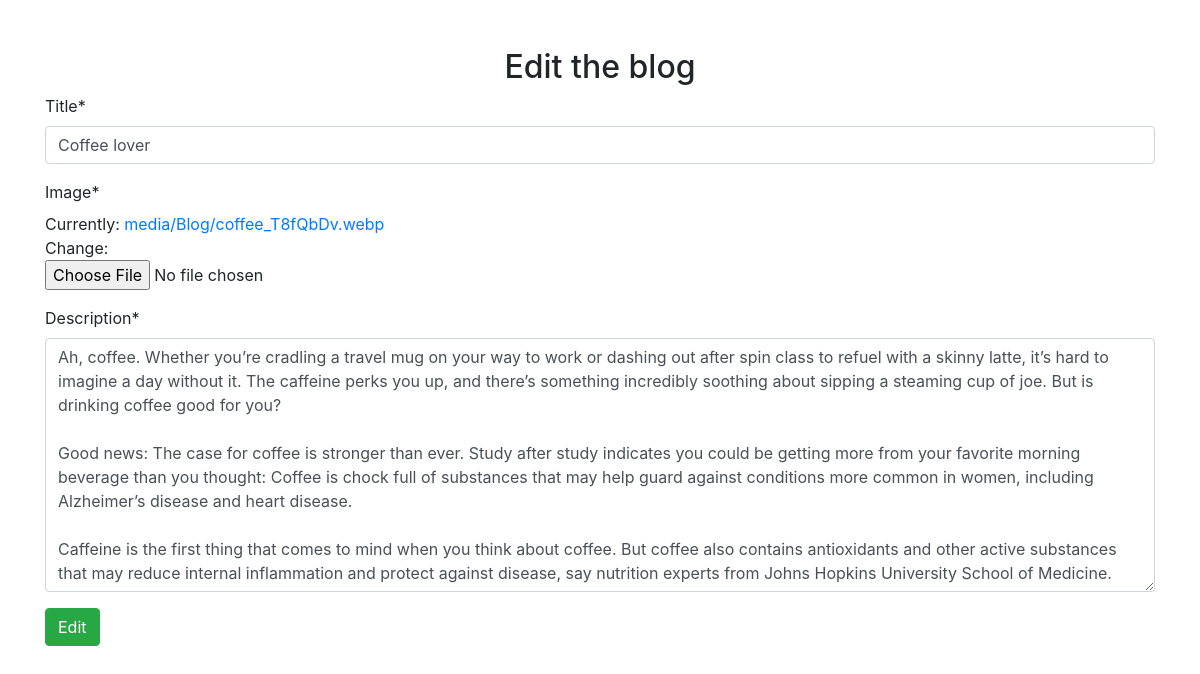
The page /editblog/18 (signed in) on the database its author committed.
### curd/models.py (models this page shows, shortened)
class Blog(models.Model):
    user = models.ForeignKey(User,on_delete = models.CASCADE,null=True)
    Title=models.CharField(max_length=40)
    Image=models.ImageField(upload_to="media/Blog")
    Description=models.TextField()

### curd/views.py (the view)
# urls.py: path('editblog/<int:id>',views.editblog,name="editblog"),
@login_required(login_url='login')
def editblog(request,id):
    get_id=Blog.objects.get(id=id)
    updateform=BlogaddForm(request.POST or None,request.FILES or None, instance=get_id)
    if request.method=="POST":
        if updateform.is_valid():
            updateform.save()
            return redirect('/')
    return render(request,"editblog.html",{'form':updateform})

### curd/forms.py
class BlogaddForm(forms.ModelForm):
    class Meta:
        model=Blog
        exclude=('user',)

### curd/templates/editblog.html (shortened to what this page needs)
<!DOCTYPE html>
<html lang="en">
<head>
    <link rel="stylesheet" href="https://cdn.jsdelivr.net/npm/bootstrap@4.3.1/dist/css/bootstrap.min.css">
</head>
<body>
    <div class="container py-5">
       <center> <h2>Edit the blog</h2></center>
        {% load crispy_forms_tags %}
        <form action="" method="POST" enctype="multipart/form-data">
            {{form|crispy}}
            <button type="submit" class="btn btn-success">Edit</button>
        </form>
    </div>
</body>
</html>

### rows shown on the page
Blog: Title "Coffee lover", Description "Ah, coffee. Whether you’re cradling a travel mug on your way to work or dashing out after spin class to refuel with a skinny latte, it’s hard to imagine a day without it. The caffeine perks you up, and there’s something incredibly soothing about sipping a steaming cup of joe. But is drinking coffee good for you? Good news: The case for coffee is stronger than ever. Study after study indicates you could be getting more from your favorite morning beverage than you thought: Coffee is chock full of substances that may help guard against conditions more common in women, including Alzheimer’s disease and heart disease. Caffeine is the first thing that comes to mind when you think about coffee.…"
